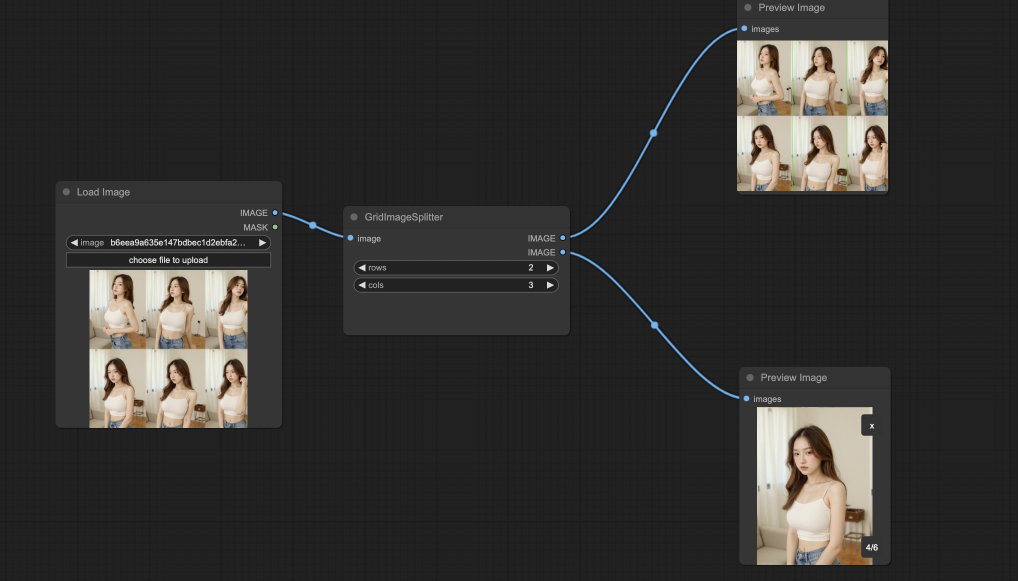
#> input picture 2024-10-23 10-59-03.png, 2036 x 1162 px (shown at 1/2 size)
$ python -i GridImageSplitter.py   (imports and definitions only)
#> lines starting #> are read from the running program, lines starting #| are printed output that depends on the picture
import torch
import numpy as np
import cv2

class GridImageSplitter:
    # [11 lines left out: function INPUT_TYPES, not called in this run]

    RETURN_TYPES = ("IMAGE", "IMAGE")
    FUNCTION = "split_image"
    CATEGORY = "image/processing"

    def remove_external_borders(self, img_np):
        """
        处理外部边缘，加强对黑色边框的检测
        """
        if img_np.size == 0 or img_np is None:
            return img_np

        # 转换为多个色彩空间
        gray = cv2.cvtColor(img_np, cv2.COLOR_RGB2GRAY)
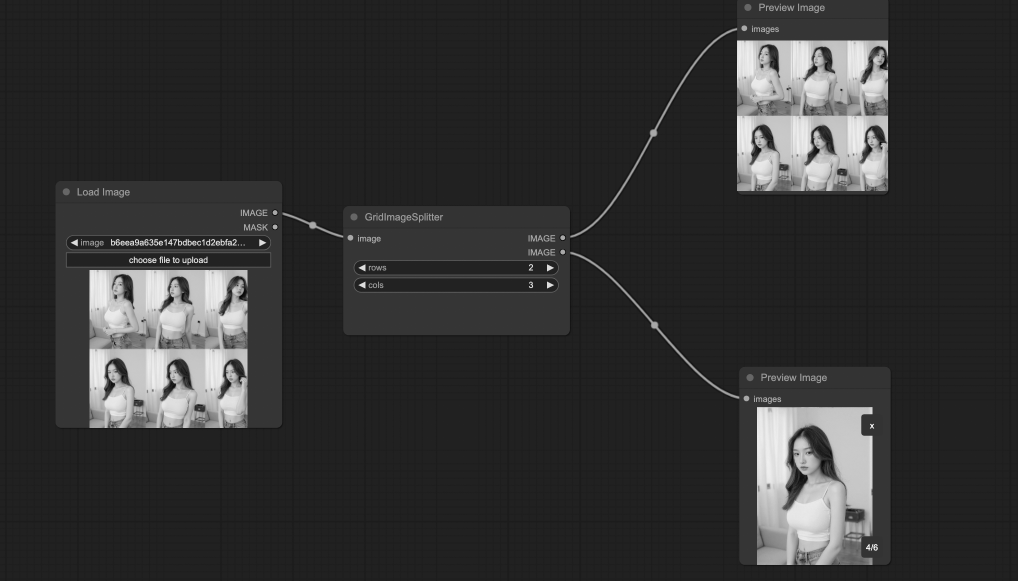
#> gray: shape (1162, 2036) (shown at 1/2 size); min 0, max 255, mean 50.8
        hsv = cv2.cvtColor(img_np, cv2.COLOR_RGB2HSV)
#> hsv: shape (1162, 2036, 3); mean H, S, V 42.6, 11.4, 52.7

        height, width = img_np.shape[:2]
#> height = 1162; width = 2036

        # 最小裁剪量
        min_trim = 18
        # 检查范围扩大到30像素
        check_width = 30

        def is_black_region(region):
            """检查区域是否为黑色区域"""
            if len(region.shape) == 3:
                region_gray = cv2.cvtColor(region, cv2.COLOR_RGB2GRAY)
            else:
                region_gray = region

            # 计算暗色像素的比例
            dark_ratio = np.mean(region_gray < 40)
            # 如果超过60%的像素是暗色的，认为是黑边
            return dark_ratio > 0.6

        def is_white_region(region):
            """检查区域是否为白色区域"""
            if len(region.shape) == 3:
                region_hsv = cv2.cvtColor(region, cv2.COLOR_RGB2HSV)
                sat_mean = np.mean(region_hsv[:,:,1])
                val_mean = np.mean(region_hsv[:,:,2])
                return sat_mean < 30 and val_mean > 225
            return False

        def find_border(gray_img, is_vertical=True, from_start=True):
            """查找边界"""
#> called with is_vertical = True, from_start = True
            if is_vertical:
                total_size = width
#> total_size = 2036
                chunk_size = 5  # 每次检查5个像素
            else:
                total_size = height
                chunk_size = 5

            if from_start:
                range_iter = range(0, total_size-chunk_size, chunk_size)
            else:
                range_iter = range(total_size-chunk_size, 0, -chunk_size)

            for i in range_iter:
                if is_vertical:
                    chunk = img_np[:, i:i+chunk_size] if from_start else img_np[:, i-chunk_size:i]
                else:
                    chunk = img_np[i:i+chunk_size, :] if from_start else img_np[i-chunk_size:i, :]
                # 检查chunk是否有效
                if chunk.shape[0] == 0 or chunk.shape[1] == 0 :
                    continue
                # 分别检查黑边和白边
                if not (is_black_region(chunk) or is_white_region(chunk)):
                    return i if from_start else i

            return min_trim if from_start else total_size - min_trim

        # 检测左边界
        left = find_border(gray, is_vertical=True, from_start=True)
#> left = 115

        # 检测右边界
        right = find_border(gray, is_vertical=True, from_start=False)
#> right = 1776

        # 检测上边界
        top = find_border(gray, is_vertical=False, from_start=True)
#> top = 415

        # 检测下边界
        bottom = find_border(gray, is_vertical=False, from_start=False)
#> bottom = 667

        # 强制应用最小裁剪
        # 检查左侧边缘
        left_region = gray[:, :check_width]
        if np.mean(left_region < 40) > 0.3:  # 如果有超过30%的暗色像素
            left = max(left, min_trim)

        # 检查右侧边缘
        right_region = gray[:, -check_width:]
        if np.mean(right_region < 40) > 0.3:  # 如果有超过30%的暗色像素
            right = min(right, width - min_trim)

        # 检查上边缘
        top_region = gray[:check_width, :]
        if np.mean(top_region < 40) > 0.3:
            top = max(top, min_trim)

        # 检查下边缘
        bottom_region = gray[-check_width:, :]
        if np.mean(bottom_region < 40) > 0.3:
            bottom = min(bottom, height - min_trim)

        # 确保裁剪合理
        if (right - left) < width * 0.5 or (bottom - top) < height * 0.5:
            return img_np

        # 应用裁剪
        cropped = img_np[top:bottom, left:right]

        # 进行二次检查，确保没有遗漏的黑边
        if cropped.shape[1] > 2 * min_trim:
            right_edge = cv2.cvtColor(cropped[:, -min_trim:], cv2.COLOR_RGB2GRAY)
            if np.mean(right_edge < 40) > 0.3:
                cropped = cropped[:, :-min_trim]

        return cropped

    # [157 lines left out: functions detect_split_borders, adjust_split_line, find_split_positions, split_image, not called in this run]

NODE_CLASS_MAPPINGS = {
    "GridImageSplitter": GridImageSplitter
}

>>> import cv2
>>> picture = cv2.cvtColor(cv2.imread('2024-10-23 10-59-03.png'), cv2.COLOR_BGR2RGB)
>>> result = GridImageSplitter().remove_external_borders(picture)
